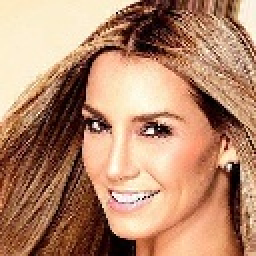
#> input picture Deep_fake_face_detection/Datasets/real/000001.jpg, 128 x 128 px, found by its file name (shown 2 times larger); its folder holds only this picture in this run; the run also reads 1 picture not shown here
$ jupyter execute --allow-errors DIP_Project.ipynb
#> lines starting #> are read from the running program, lines starting #| are printed output that depends on the picture
#> further down, img is the input picture: shape (128, 128, 3); mean B, G, R 109.7, 136.9, 181.7
***PLEASE READ THE  README FILE BEFORE GOING THROUGH CODE.***

[cell 1]
import cv2
import numpy as np
import matplotlib.pyplot as plt
import math
import pandas as pd
import os

[cell 2]
flag=0 #this variable is used to identify whehter the operation on the image is for adding to dataframe or for testing the model

[cell 3]
real_path = os.listdir("C:/Users/Rahul/Desktop/real/")
# to get the list of all the files in the folder (path of the real faces)

#> (a cell that did not finish here is left out)

[cell 5]
df = pd.DataFrame(columns='Energy(rgb) Energy(h) Energy(s) Energy(Cr) Energy(Cb) Contrast(rgb) Contrast(h) Contrast(s) Contrast(Cr) Contrast(Cb) Correlation(rgb) Correlation(h) Correlation(s) Correlation(Cr) Correlation(Cb) Homogeneity(rgb) Homogeneity(h) Homogeneity(s) Homogeneity(Cr) Homogeneity(Cb) Type'.split())
df #creating empty dataframe to fill the values from the co-occurrence matrix for the selected features

***PLEASE REFER TO THE README FILE TO SEE THE FORMULAS USED.***

[cell 6]
def Energy(E,n): #function to calculate the engery factor from the cooccurrence matrix
    e=0
    for i in range(0,n):
        for j in range(0,n):
            e= e + E[i,j]*E[i,j]
    e=math.sqrt(e)
    return e

[cell 7]
def contrast(C,n):  #function to calculate the contrast factor from the cooccurrence matrix
    c=0
    for i in range(0,n):
        for j in range(0,n):
            c= c + (i-j)*(i-j)*C[i,j]
    return c

[cell 8]
def homogenety(H,n): #function to calculate the homogenety factor from the cooccurrence matrix
    h=0
    for i in range(0,n):
        for j in range(0,n):
            h= h + H[i,j]/(1+ (i-j)*(i-j))
    return h

[cell 9]
def corr(Co,n): #function to calculate the correlation factor from the cooccurrence matrix
    co=0
    ui=0
    uj=0
    zi=0
    zj=0
    for i in range(0,n):
        for j in range(0,n):
            ui=ui+ i*Co[i,j]

    for i in range(0,n):
        for j in range(0,n):
            uj=uj+ j*Co[i,j]

    for i in range(0,n):
        for j in range(0,n):
            zi=zi + Co[i,j]*(i-ui)*(i-ui)


    zi = math.sqrt(zi)

    for i in range(0,n):
        for j in range(0,n):
            zj=zj + Co[i,j]*(j - uj)*(j-uj)

    zj = math.sqrt(zj)

    for i in range(0,n):
        for j in range(0,n):
            co = co + (Co[i,j]*(i-ui)*(j-uj))/(zi*zj)

    return co

[cell 10]
def binarize(test): #to reduce the number of bins the pixel values in RGB part is made to either 0 or 1 (value taken from the research paper)
    for x in range(0,128):
        for y in range(0,128):
            if test[x,y] > 0:
                test[x,y]=1
            elif test[x,y] <= 0:
                test[x,y]=0

[cell 11]
def trun(test): #to reduce the number of bins the pixel values of H , S ,Cr, Cb the values are truncated between [-2,2] (value taken from the research paper)
    for x in range(0,128):
        for y in range(0,128):
            if test[x,y] >= 2:
                test[x,y]=2
            elif test[x,y] < 2 and test[x,y] > -2:
                test[x,y]=test[x,y]
            elif test[x,y] <= -2:
                test[x,y]=-2

[cell 12]
def cooc(I,n): #calculation of the cooccurrance matrix
    A=np.zeros((n,n)) #n is the number of distant values in the img matrix after the binarize and truncation operations. n for RGB is 8 (values from [0,7]). n for rest is 5 (values from [-2,2])
    A1=np.zeros((n,n))

    for i in range(0,128):
        for j in range(0,128):
            if j+1<128:
                A[I[i,j],I[i,j+1]] = A[I[i,j],I[i,j+1]] + 1
            if i+1<128:
                A1[I[i,j],I[i+1,j]] = A1[I[i,j],I[i+1,j]] + 1
    N=0
    N1=0

    S=np.zeros((n,n))
    S1=np.zeros((n,n))

    B = A.transpose()
    B1 = A1.transpose()

    S=A+B
    S1 = A1+B1

    for i in range(0,n):
        for j in range(0,n):
            N=N+ S[i,j]
            N1=N1+S1[i,j]

    z = (1/N)*S
    z1 = (1/N1)*S1

    return z,z1 #in one function call two co-ocurrence matrix are calculated for both the offsets are mentioned in the paper.

[cell 13]
def img_operation(img): #function where the main excecution on the images takes place

    img1 =cv2.resize(img, (128, 128)) #this is size chosen for this program

    im_rgb = cv2.cvtColor(img1, cv2.COLOR_BGR2RGB) #coversion from BGR to RGB and dividing it into repective components
    r_img = im_rgb[:, :, 0]
    g_img = im_rgb[:, :, 1]
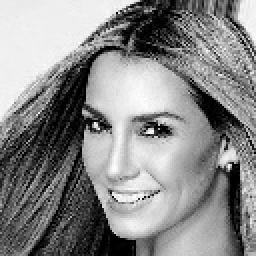
#> g_img: shape (128, 128) (shown 2 times larger); min 0, max 255, mean 136.9
    b_img = im_rgb[:,:,2]
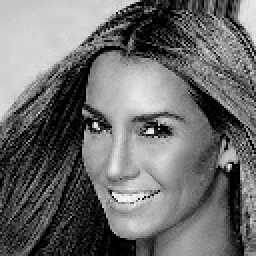
#> b_img: shape (128, 128) (shown 2 times larger); min 0, max 252, mean 109.7

    hsv_img = cv2.cvtColor(img1, cv2.COLOR_BGR2HSV) #conversion from BGR to HSV and dividing it into repective components
#> hsv_img: shape (128, 128, 3); mean H, S, V 14.6, 123.3, 181.7
    h_img = hsv_img[:, :, 0]
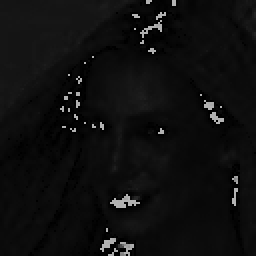
#> h_img: shape (128, 128) (shown 2 times larger); min 0, max 179, mean 14.6
    s_img = hsv_img[:, :, 1]
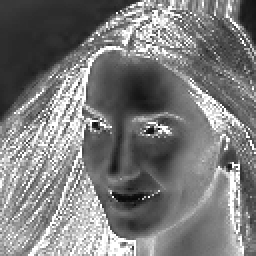
#> s_img: shape (128, 128) (shown 2 times larger); min 8, max 255, mean 123.3
    v_img = hsv_img[:,:,2]

    ycc_img = cv2.cvtColor(img1, cv2.COLOR_BGR2YCrCb) #conversion from BGR to YCrCb and dividing it into repective components
#> ycc_img: shape (128, 128, 3); mean of channels 0, 1, 2 147.2, 152.6, 106.8
    y_img = ycc_img[:, :, 0]
    cr_img = ycc_img[:, :, 1]
    cb_img = ycc_img[:,:,2]

    kernel1 = np.array([[-1],[1]]) #declaring the two kernals required for the operation
    kernel2 = np.array([[-1,1]])

    r_img = r_img.astype(np.int16) #this is done so that the matrix can hold the negetive values that comes from the filter operation
    g_img = g_img.astype(np.int16)
    b_img = b_img.astype(np.int16)

    Rr_img1 = cv2.filter2D(r_img,-1,kernel1) #each component undergoes convolution with both the kernals
    Rr_img2 = cv2.filter2D(r_img,-1,kernel2)

    Rg_img1 = cv2.filter2D(g_img,-1,kernel1)
    Rg_img2 = cv2.filter2D(g_img,-1,kernel2)

    Rb_img1 = cv2.filter2D(b_img,-1,kernel1)
    Rb_img2 = cv2.filter2D(b_img,-1,kernel2)

    binarize(Rr_img1) #calling the function binarize for the both the sets of img components for RGB
#> after the loop in binarize, `for x in range(0,128):`: test: shape (128, 128) int16; values 0 (black) and 1 (white), 45.9% white in thin lines or dots
    binarize(Rr_img2)
#> after the loop in binarize (call 2), `for x in range(0,128):`: test: shape (128, 128) int16; values 0 (black) and 1 (white), 43.4% white in thin lines or dots

    binarize(Rg_img1)
#> after the loop in binarize (call 3), `for x in range(0,128):`: test: shape (128, 128) int16; values 0 (black) and 1 (white), 46.7% white in thin lines or dots
    binarize(Rg_img2)
#> after the loop in binarize (call 4), `for x in range(0,128):`: test: shape (128, 128) int16; values 0 (black) and 1 (white), 44.7% white in thin lines or dots

    binarize(Rb_img1)
#> after the loop in binarize (call 5), `for x in range(0,128):`: test: shape (128, 128) int16; values 0 (black) and 1 (white), 46.9% white in thin lines or dots
    binarize(Rb_img2)
#> after the loop in binarize (call 6), `for x in range(0,128):`: test: shape (128, 128) int16; values 0 (black) and 1 (white), 44.6% white in thin lines or dots

    Rrgb1 = Rr_img1 + Rg_img1*2 + Rb_img1*4 #the final Residual component obtained for both the kernals for RGB
    Rrgb2 = Rr_img2 + Rg_img2*2 + Rb_img2*4
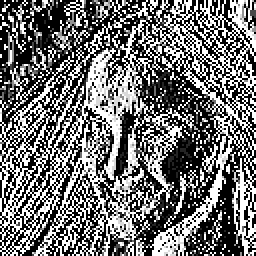
#> Rrgb2: shape (128, 128) int16 (shown 2 times larger); min 0, max 7, mean 3.11; drawn with min black and max white

    h_img = h_img.astype(np.int16)
    s_img = s_img.astype(np.int16)
    cr_img = cr_img.astype(np.int16)
    cb_img = cb_img.astype(np.int16)

    Rh_img1 = cv2.filter2D(h_img,-1,kernel1) #the final Residual component obtained for both the kernals for H,S,Cr,Cb
    Rs_img1 = cv2.filter2D(s_img,-1,kernel1)
    Rcr_img1 = cv2.filter2D(cr_img,-1,kernel1)
    Rcb_img1 = cv2.filter2D(cb_img,-1,kernel1)

    Rh_img2 = cv2.filter2D(h_img,-1,kernel2)
    Rs_img2 = cv2.filter2D(s_img,-1,kernel2)
    Rcr_img2 = cv2.filter2D(cr_img,-1,kernel2)
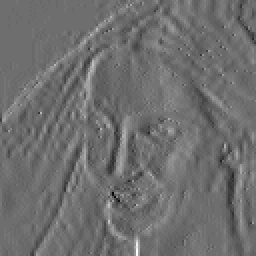
#> Rcr_img2: shape (128, 128) int16 (shown 2 times larger); min -20, max 26, mean 0; drawn with min black and max white
    Rcb_img2 = cv2.filter2D(cb_img,-1,kernel2)
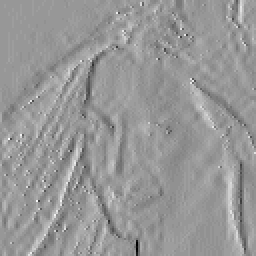
#> Rcb_img2: shape (128, 128) int16 (shown 2 times larger); min -25, max 17, mean 0.0144; drawn with min black and max white

    trun(Rh_img1) #calling the funciton trun for both the sets of img components for H,S,Cr,Cb
    trun(Rs_img1)
    trun(Rcr_img1)
    trun(Rcb_img1)
#> after the loop in trun (call 4), `for x in range(0,128):`:
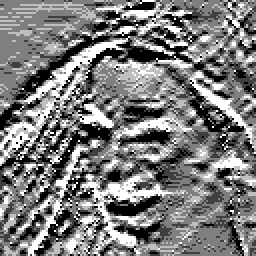
#> test: shape (128, 128) int16 (shown 2 times larger); min -2, max 2, mean -0.0527; drawn with min black and max white

    trun(Rh_img2)
#> after the loop in trun (call 5), `for x in range(0,128):`:
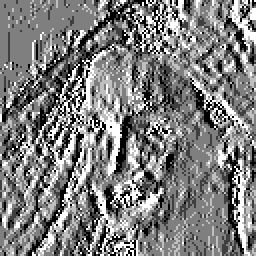
#> test: shape (128, 128) int16 (shown 2 times larger); min -2, max 2, mean -0.0125; drawn with min black and max white
    trun(Rs_img2)
#> after the loop in trun (call 6), `for x in range(0,128):`:
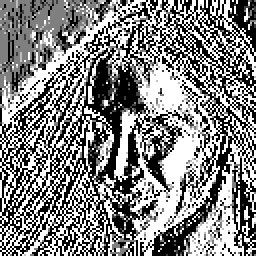
#> test: shape (128, 128) int16 (shown 2 times larger); min -2, max 2, mean 0.0677; drawn with min black and max white
    trun(Rcr_img2)
    trun(Rcb_img2)

    tem1,tem2 = cooc(Rrgb1,8) #2 sets of the cooccurrence matrixes are formed for the two different offsets in each call
#> after the loop in cooc, `for i in range(0,n):`: N = 32512
    tem3,tem4 = cooc(Rrgb2,8)

    Crgb = 1/4*(tem1+tem2+tem3+tem4) #so in total there are 4 matrixes for each  component , 2 offsets X 2 kernals, we take mean of the 4

    tem1,tem2 = cooc(Rh_img1,5)
#> tem1 = [[0.24, 0.0676, 0.021, 0.0204, 0.0624], [0.0676, 0.0672, 0.0255, 0.0075, 0.0125], [0.021, 0.0255, 0.0492, 0.0143, 0.00726], [0.0204, 0.0075, 0.0143, 0.0583, 0.0263], [0.0624, 0.0125, 0.00726, 0.0263, 0.0555]]; tem2 = [[0.211, 0.0774, 0.0273, 0.0274, 0.0676], [0.0774, 0.0455, 0.0222, 0.0103, 0.0252], [0.0273, 0.0222, 0.0303, 0.0276, 0.00978], [0.0274, 0.0103, 0.0276, 0.0385, 0.0232], [0.0676, 0.0252, 0.00978, 0.0232, 0.0388]]
    tem3,tem4 = cooc(Rh_img2,5)
#> tem3 = [[0.184, 0.066, 0.0268, 0.0316, 0.0666], [0.066, 0.0438, 0.0277, 0.0126, 0.0254], [0.0268, 0.0277, 0.0402, 0.0287, 0.0101], [0.0316, 0.0126, 0.0287, 0.0378, 0.0292], [0.0666, 0.0254, 0.0101, 0.0292, 0.0443]]; tem4 = [[0.218, 0.0618, 0.0188, 0.0194, 0.0586], [0.0618, 0.0655, 0.0288, 0.00717, 0.0122], [0.0188, 0.0288, 0.0639, 0.0139, 0.00744], [0.0194, 0.00717, 0.0139, 0.0687, 0.03], [0.0586, 0.0122, 0.00744, 0.03, 0.0675]]

    Ch = 1/4*(tem1+tem2+tem3+tem4)
#> Ch = [[0.213, 0.0682, 0.0235, 0.0247, 0.0638], [0.0682, 0.0555, 0.026, 0.00939, 0.0188], [0.0235, 0.026, 0.0459, 0.0211, 0.00865], [0.0247, 0.00939, 0.0211, 0.0508, 0.0272], [0.0638, 0.0188, 0.00865, 0.0272, 0.0515]]

    tem1,tem2= cooc(Rs_img1,5)
#> tem1 = [[0.0419, 0.00643, 0.0203, 0.0231, 0.00901], [0.00643, 0.00584, 0.0129, 0.0112, 0.00415], [0.0203, 0.0129, 0.21, 0.15, 0.00904], [0.0231, 0.0112, 0.15, 0.209, 0.0162], [0.00901, 0.00415, 0.00904, 0.0162, 0.00769]]; tem2 = [[0.0364, 0.00563, 0.0212, 0.0281, 0.0087], [0.00563, 0.00351, 0.0125, 0.0136, 0.00489], [0.0212, 0.0125, 0.172, 0.188, 0.0101], [0.0281, 0.0136, 0.188, 0.163, 0.0168], [0.0087, 0.00489, 0.0101, 0.0168, 0.00578]]
    tem3,tem4= cooc(Rs_img2,5)
#> tem3 = [[0.0381, 0.00547, 0.0227, 0.0227, 0.00812], [0.00547, 0.0024, 0.013, 0.00877, 0.00338], [0.0227, 0.013, 0.199, 0.19, 0.0102], [0.0227, 0.00877, 0.19, 0.164, 0.0122], [0.00812, 0.00338, 0.0102, 0.0122, 0.00332]]; tem4 = [[0.044, 0.00631, 0.0205, 0.0186, 0.00772], [0.00631, 0.00443, 0.0126, 0.00695, 0.00265], [0.0205, 0.0126, 0.254, 0.138, 0.00929], [0.0186, 0.00695, 0.138, 0.223, 0.0116], [0.00772, 0.00265, 0.00929, 0.0116, 0.00597]]

    Cs = 1/4*(tem1+tem2+tem3+tem4)
#> Cs = [[0.0401, 0.00596, 0.0212, 0.0231, 0.00839], [0.00596, 0.00404, 0.0127, 0.0101, 0.00377], [0.0212, 0.0127, 0.209, 0.167, 0.00967], [0.0231, 0.0101, 0.167, 0.19, 0.0142], [0.00839, 0.00377, 0.00967, 0.0142, 0.00569]]

    tem1,tem2 = cooc(Rcr_img1,5)
#> tem1 = [[0.184, 0.0467, 0.0162, 0.0168, 0.0499], [0.0467, 0.0699, 0.0322, 0.00655, 0.0138], [0.0162, 0.0322, 0.125, 0.00489, 0.00557], [0.0168, 0.00655, 0.00489, 0.101, 0.0297], [0.0499, 0.0138, 0.00557, 0.0297, 0.0753]]; tem2 = [[0.154, 0.0524, 0.0217, 0.0214, 0.0623], [0.0524, 0.0511, 0.0368, 0.0115, 0.018], [0.0217, 0.0368, 0.104, 0.0126, 0.00929], [0.0214, 0.0115, 0.0126, 0.081, 0.0328], [0.0623, 0.018, 0.00929, 0.0328, 0.0523]]
    tem3,tem4 = cooc(Rcr_img2,5)
#> tem3 = [[0.126, 0.0411, 0.0256, 0.0242, 0.0462], [0.0411, 0.0374, 0.0366, 0.0106, 0.0183], [0.0256, 0.0366, 0.121, 0.0156, 0.0126], [0.0242, 0.0106, 0.0156, 0.125, 0.0412], [0.0462, 0.0183, 0.0126, 0.0412, 0.0472]]; tem4 = [[0.158, 0.0351, 0.0151, 0.0152, 0.0411], [0.0351, 0.0602, 0.0331, 0.00471, 0.0109], [0.0151, 0.0331, 0.151, 0.00517, 0.00575], [0.0152, 0.00471, 0.00517, 0.155, 0.0355], [0.0411, 0.0109, 0.00575, 0.0355, 0.0718]]

    Ccr = 1/4*(tem1+tem2+tem3+tem4)
#> Ccr = [[0.156, 0.0438, 0.0196, 0.0194, 0.0499], [0.0438, 0.0547, 0.0347, 0.00835, 0.0153], [0.0196, 0.0347, 0.125, 0.00956, 0.00831], [0.0194, 0.00835, 0.00956, 0.115, 0.0348], [0.0499, 0.0153, 0.00831, 0.0348, 0.0617]]

    tem1,tem2 = cooc(Rcb_img1,5)
#> tem1 = [[0.187, 0.0508, 0.0156, 0.0164, 0.0531], [0.0508, 0.0807, 0.0288, 0.00584, 0.0132], [0.0156, 0.0288, 0.0861, 0.00738, 0.00627], [0.0164, 0.00584, 0.00738, 0.105, 0.0323], [0.0531, 0.0132, 0.00627, 0.0323, 0.0814]]; tem2 = [[0.148, 0.068, 0.0207, 0.0214, 0.0636], [0.068, 0.052, 0.0316, 0.0084, 0.0196], [0.0207, 0.0316, 0.068, 0.0148, 0.00926], [0.0214, 0.0084, 0.0148, 0.0835, 0.039], [0.0636, 0.0196, 0.00926, 0.039, 0.0558]]
    tem3,tem4 = cooc(Rcb_img2,5)
#> tem3 = [[0.122, 0.0558, 0.0253, 0.0226, 0.0525], [0.0558, 0.0501, 0.0359, 0.01, 0.0179], [0.0253, 0.0359, 0.105, 0.0175, 0.012], [0.0226, 0.01, 0.0175, 0.1, 0.0365], [0.0525, 0.0179, 0.012, 0.0365, 0.0508]]; tem4 = [[0.163, 0.0439, 0.0127, 0.015, 0.0442], [0.0439, 0.0773, 0.0322, 0.00535, 0.0114], [0.0127, 0.0322, 0.137, 0.00707, 0.00538], [0.015, 0.00535, 0.00707, 0.126, 0.0327], [0.0442, 0.0114, 0.00538, 0.0327, 0.0759]]

    Ccb = 1/4*(tem1+tem2+tem3+tem4)
#> Ccb = [[0.155, 0.0546, 0.0186, 0.0189, 0.0534], [0.0546, 0.065, 0.0321, 0.0074, 0.0156], [0.0186, 0.0321, 0.0989, 0.0117, 0.00823], [0.0189, 0.0074, 0.0117, 0.104, 0.0351], [0.0534, 0.0156, 0.00823, 0.0351, 0.066]]
    if flag ==0: #if flag is 0 that means data has to be appended into the DataFrame.which requires the data to be a dictionary
        data = {'Energy(rgb)':Energy(Crgb,8),'Energy(h)':Energy(Ch,5),'Energy(s)':Energy(Cs,5),'Energy(Cr)':Energy(Ccr,5),'Energy(Cb)':Energy(Ccb,5),'Contrast(rgb)':contrast(Crgb,8), 'Contrast(h)':contrast(Ch,5),'Contrast(s)':contrast(Cs,5),'Contrast(Cr)':contrast(Ccr,5),'Contrast(Cb)':contrast(Ccb,5),'Correlation(rgb)':corr(Crgb,8),'Correlation(h)':corr(Ch,5),'Correlation(s)':corr(Cs,5),'Correlation(Cr)':corr(Ccr,5),'Correlation(Cb)':corr(Ccb,5),'Homogeneity(rgb)':homogenety(Crgb,8),'Homogeneity(h)':homogenety(Ch,5),'Homogeneity(s)':homogenety(Cs,5),'Homogeneity(Cr)':homogenety(Ccr,5),'Homogeneity(Cb)':homogenety(Ccb,5)}
#> after the loop in Energy, `for i in range(0,n):`: e = 0.147
#> in Energy, `e=math.sqrt(e)`: e = 0.384
#> in contrast, `c=0`: c = 0
#> after the loop in contrast, `for i in range(0,n):`: c = 21.21
#> in corr, `co=0`: co = 0
#> after the loop in corr, `for i in range(0,n):`: ui = 3.19
#> after the loop in corr, `for i in range(0,n):`: zi = 10.92
#> in corr, `zi = math.sqrt(zi)`: zi = 3.3
#> after the loop in corr, `for i in range(0,n):`: zj = 10.92
#> in corr, `zj = math.sqrt(zj)`: zj = 3.3
#> after the loop in corr, `for i in range(0,n):`: co = 0.0289
#> in homogenety, `h=0`: h = 0
#> after the loop in homogenety, `for i in range(0,n):`: h = 0.458
#> `data = img_operation(img)`: data = 20 items
    elif flag==1: #if the flag is 1 that means data has to be used for checking. which requires the data to be a 2D matrix of values
        data = [[Energy(Crgb,8),Energy(Ch,5),Energy(Cs,5),Energy(Ccr,5),Energy(Ccb,5),contrast(Crgb,8),contrast(Ch,5),contrast(Cs,5),contrast(Ccr,5),contrast(Ccb,5),corr(Crgb,8),corr(Ch,5),corr(Cs,5),corr(Ccr,5),corr(Ccb,5),homogenety(Crgb,8),homogenety(Ch,5),homogenety(Cs,5),homogenety(Ccr,5),homogenety(Ccb,5)]]
    return data

[cell 14]
flag=0
#> (the rest of this cell did not finish here and is left out)

[cell 15]
df

[cell 16]
df.to_csv('real_fake.csv',index=False) #saving the Dataframe to a csv file for later use

***THIS IS WHERE THE MODEL TRAINING HAPPENS. SVM IS USED AS THE CLASSIFIER FOR THIS THIS CODE.***

[cell 17]
df = pd.read_csv('real_fake.csv') #reading from the csv file
#> (reads Deep_fake_face_detection/Project_file/real_fake.csv from the repository)

[cell 18]
df

[cell 19]
from sklearn.model_selection import train_test_split

[cell 20]
from sklearn.utils import shuffle
df = shuffle(df) #used to shuffle the data in the df as it is arrnged as real and fakes for better results when using train test split
df

[cell 21]
df.reset_index(inplace=True, drop=True)
df

[cell 22]
X = df.drop('Type',axis=1) #putting the features into X
y = df['Type']    #Type column is our target
#> (the rest of this cell did not finish here and is left out)

[cell 23]
from sklearn.svm import SVC

[cell 24]
svc_model = SVC()

#> (a cell that did not finish here is left out)

#> (a cell that did not finish here is left out)

[cell 27]
from sklearn.metrics import classification_report,confusion_matrix

#> (a cell that did not finish here is left out)

#> (a cell that did not finish here is left out)

[cell 30]
from sklearn.model_selection import GridSearchCV #this is done to find the optimal parameters for the best outcome from SVM

[cell 31]
param_grid = {'C': [0.01,0.1,1, 10, 100], 'gamma': [1,0.1,0.01,0.001,0.0001]}

[cell 32]
grid = GridSearchCV(SVC(),param_grid,refit=True,verbose=4)
#> (the rest of this cell did not finish here and is left out)

#> (a cell that did not finish here is left out)

#> (a cell that did not finish here is left out)

#> (a cell that did not finish here is left out)

#> (a cell that did not finish here is left out)

***As you can see, after applying grid search we got a better accuracy for the model.***

***This furthur section is for testing our model. If it produces proper results for the images not in the data set. You can find the folders named real_test and fake_test which contains the test images. input it below to check whether the model is working properly.***

[cell 37]
img = cv2.imread('C:/Users/Rahul/Desktop/fake_test/9.jpg')

[cell 38]
flag = 1
data = img_operation(img)
#> data = [[0.415, 0.335, 0.351, 0.37, 0.392, 11.3, 3.01, 1.71, 2.22, 2.41, 0.462, 0.315, 0.35, 0.494, 0.539, 0.637, 0.649, 0.707, 0.759, 0.762]]
